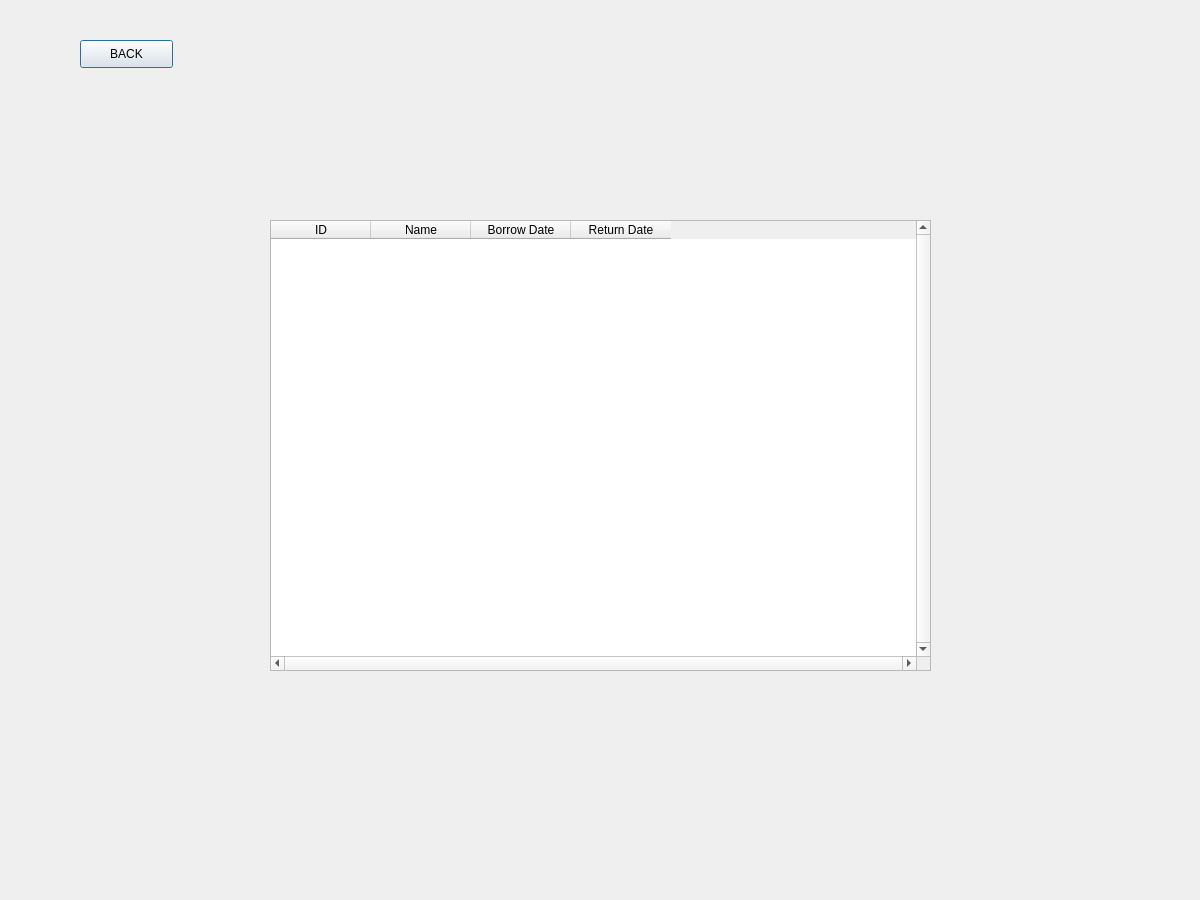
<?xml version="1.0" encoding="UTF-8"?>
<ui version="4.0">
 <class>Dialog</class>
 <widget class="QDialog" name="Dialog">
  <property name="geometry">
   <rect>
    <x>0</x>
    <y>0</y>
    <width>1200</width>
    <height>900</height>
   </rect>
  </property>
  <property name="sizePolicy">
   <sizepolicy hsizetype="Fixed" vsizetype="Fixed">
    <horstretch>0</horstretch>
    <verstretch>0</verstretch>
   </sizepolicy>
  </property>
  <property name="minimumSize">
   <size>
    <width>1200</width>
    <height>900</height>
   </size>
  </property>
  <property name="maximumSize">
   <size>
    <width>1200</width>
    <height>900</height>
   </size>
  </property>
  <property name="windowTitle">
   <string>Dialog</string>
  </property>
  <widget class="QTableWidget" name="tableWidget">
   <property name="geometry">
    <rect>
     <x>270</x>
     <y>220</y>
     <width>661</width>
     <height>451</height>
    </rect>
   </property>
   <property name="verticalScrollBarPolicy">
    <enum>Qt::ScrollBarAlwaysOn</enum>
   </property>
   <property name="horizontalScrollBarPolicy">
    <enum>Qt::ScrollBarAlwaysOn</enum>
   </property>
   <column>
    <property name="text">
     <string>ID</string>
    </property>
   </column>
   <column>
    <property name="text">
     <string>Name</string>
    </property>
   </column>
   <column>
    <property name="text">
     <string>Borrow Date</string>
    </property>
   </column>
   <column>
    <property name="text">
     <string>Return Date</string>
    </property>
   </column>
  </widget>
  <widget class="QPushButton" name="backButton">
   <property name="geometry">
    <rect>
     <x>80</x>
     <y>40</y>
     <width>93</width>
     <height>28</height>
    </rect>
   </property>
   <property name="text">
    <string>BACK</string>
   </property>
  </widget>
 </widget>
 <resources/>
 <connections/>
</ui>
